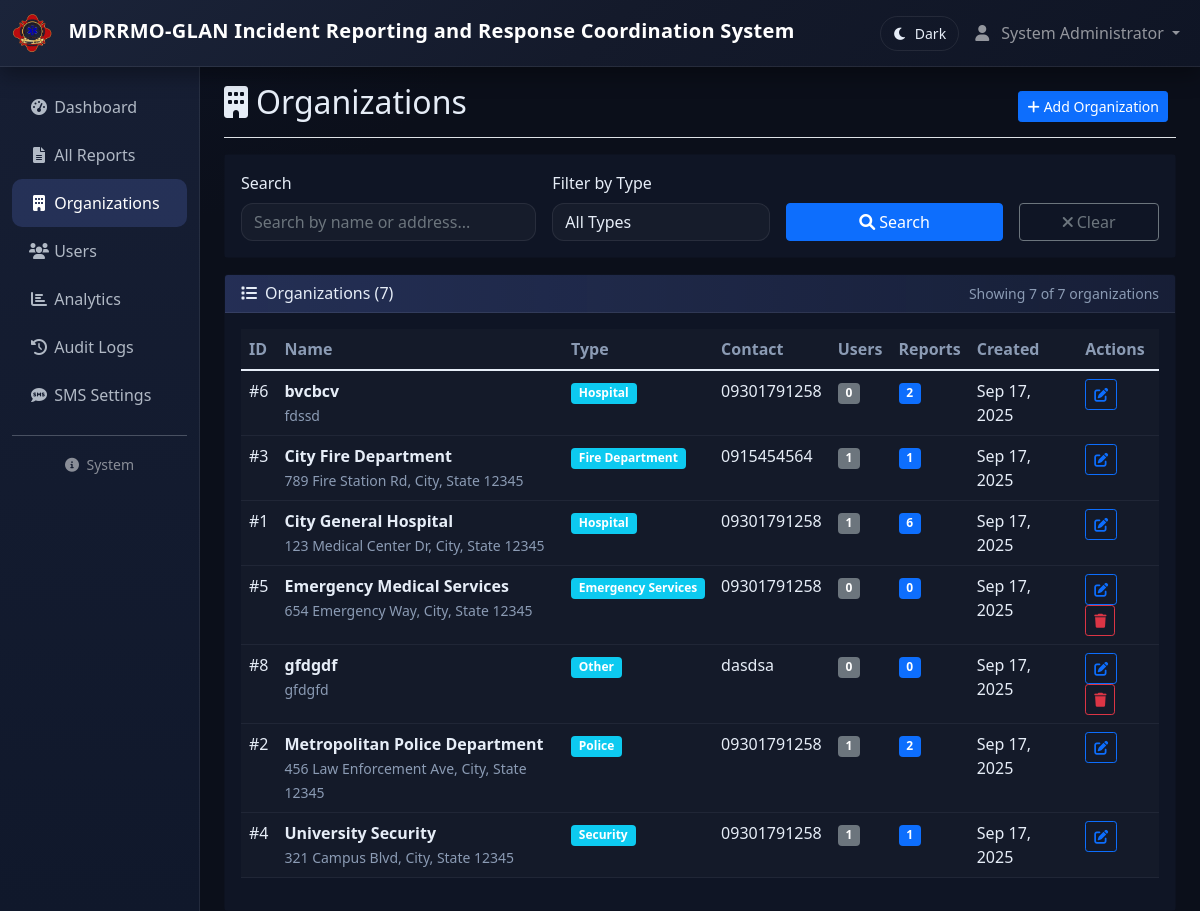
Before: /organizations/index.php (signed in) with the older database file.
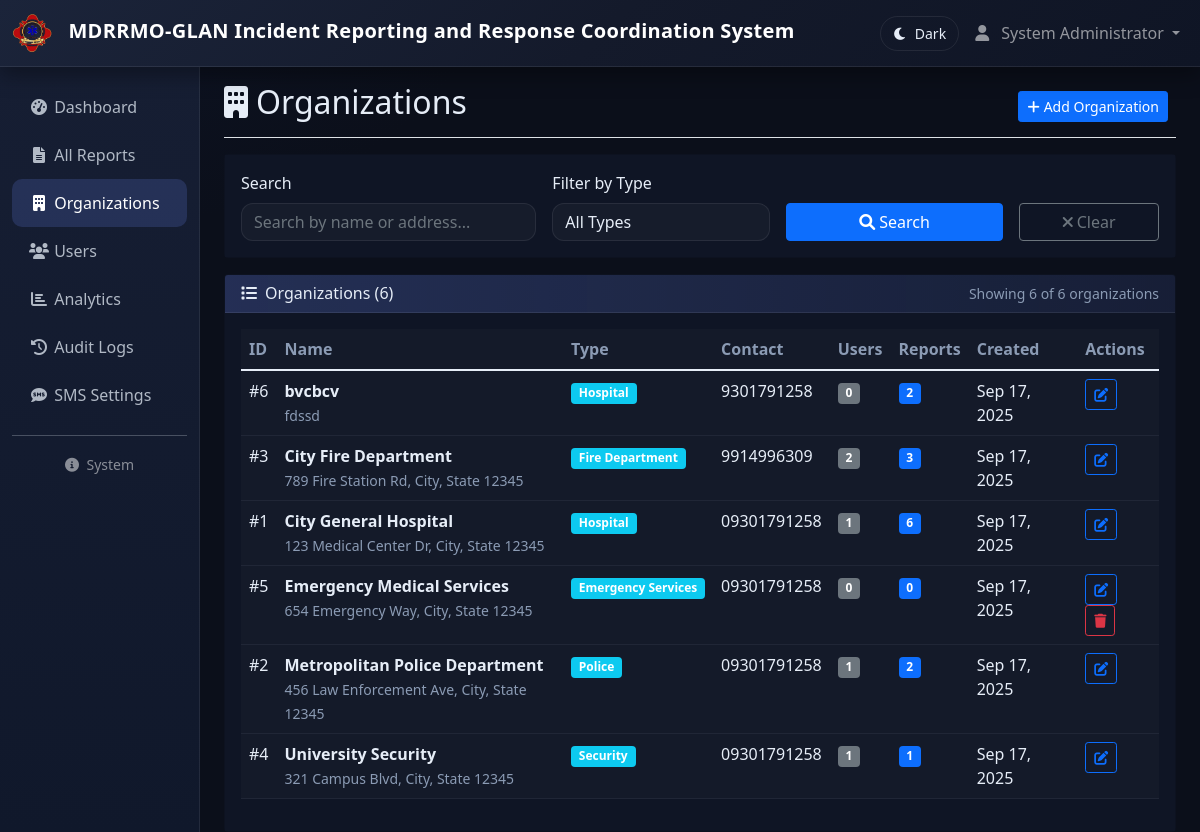
After: the same page with the newer database file.
### tables this page shows
CREATE TABLE IF NOT EXISTS `organizations` (
  `id` int NOT NULL AUTO_INCREMENT,
  `org_name` varchar(255) NOT NULL,
  `org_type` enum('Hospital','Police','Fire Department','Security','Emergency Services') NOT NULL,
  `contact_number` varchar(20) DEFAULT NULL,
  `address` text,
  `created_at` timestamp NULL DEFAULT CURRENT_TIMESTAMP,
  PRIMARY KEY (`id`)
);

### config/config.php (called while the page is built, shortened)
<?php
function format_date($date) {
    return date('M d, Y', strtotime($date));
}
?>

### organizations/index.php (the view, shortened to what the changed rows need)
<?php
require_once '../config/config.php';
include '../views/header.php';
$database = new Database();
$db = $database->getConnection();
$page = max(1, (int)($_GET['page'] ?? 1));
$per_page = 10;
$offset = ($page - 1) * $per_page;
$where_conditions = [];
$params = [];
$where_clause = !empty($where_conditions) ? "WHERE " . implode(" AND ", $where_conditions) : "";
$count_query = "SELECT COUNT(*) as total FROM organizations o $where_clause";
$count_stmt = $db->prepare($count_query);
$count_stmt->execute($params);
$total_records = $count_stmt->fetch()['total'];
$query = "SELECT o.*,
          COUNT(DISTINCT u.id) as user_count,
          COUNT(DISTINCT ir.id) as report_count
          FROM organizations o
          LEFT JOIN users u ON o.id = u.organization_id
          LEFT JOIN incident_reports ir ON o.id = ir.organization_id
          $where_clause
          GROUP BY o.id
          ORDER BY o.org_name
          LIMIT $per_page OFFSET $offset";
$stmt = $db->prepare($query);
$stmt->execute($params);
$organizations = $stmt->fetchAll();
?>
<div class="container-fluid">
    <div class="row">
        <main class="col-md-9 ms-sm-auto col-lg-10 px-md-4 main-content">
            <div
                class="d-flex justify-content-between flex-wrap flex-md-nowrap align-items-center pt-3 pb-2 mb-3 border-bottom">
                <h1 class="h2">
                    <i class="fas fa-building me-2"></i>Organizations
                </h1>
            </div>
            <div class="card">
                <div class="card-header d-flex justify-content-between align-items-center">
                    <h6 class="mb-0">
                        <i class="fas fa-list me-2"></i>Organizations (<?php echo $total_records; ?>)
                    </h6>
                    <small class="text-muted">
                        Showing <?php echo count($organizations); ?> of <?php echo $total_records; ?> organizations
                    </small>
                </div>
                <div class="card-body">
                    <div class="table-responsive">
                        <table class="table table-hover">
                            <thead>
                                <tr>
                                    <th>ID</th>
                                    <th>Name</th>
                                    <th>Type</th>
                                    <th>Contact</th>
                                    <th>Users</th>
                                    <th>Reports</th>
                                    <th>Created</th>
                                    <th>Actions</th>
                                </tr>
                            </thead>
                            <tbody>
                                <?php foreach ($organizations as $org): ?>
                                <tr>
                                    <td>#<?php echo $org['id']; ?></td>
                                    <td>
                                        <strong><?php echo htmlspecialchars($org['org_name']); ?></strong>
                                        <?php if ($org['address']): ?>
                                        <br><small
                                            class="text-muted"><?php echo htmlspecialchars($org['address']); ?></small>
                                        <?php endif; ?>
                                    </td>
                                    <td>
                                        <span class="badge bg-info"><?php echo $org['org_type'] ?: 'Other'; ?></span>
                                    </td>
                                    <td><?php echo htmlspecialchars($org['contact_number']); ?></td>
                                    <td>
                                        <span class="badge bg-secondary"><?php echo $org['user_count']; ?></span>
                                    </td>
                                    <td>
                                        <span class="badge bg-primary"><?php echo $org['report_count']; ?></span>
                                    </td>
                                    <td><?php echo format_date($org['created_at']); ?></td>
                                    <td>
                                        <button type="button" class="btn btn-sm btn-outline-primary"
                                            onclick="editOrganization(<?php echo htmlspecialchars(json_encode($org)); ?>)">
                                            <i class="fas fa-edit"></i>
                                        </button>
                                        <?php if ($org['user_count'] == 0 && $org['report_count'] == 0): ?>
                                        <button type="button" class="btn btn-sm btn-outline-danger"
                                            onclick="deleteOrganization(<?php echo $org['id']; ?>, '<?php echo htmlspecialchars($org['org_name']); ?>')">
                                            <i class="fas fa-trash"></i>
                                        </button>
                                        <?php endif; ?>
                                    </td>
                                </tr>
                                <?php endforeach; ?>
                            </tbody>
                        </table>
                    </div>
                </div>
            </div>
        </main>
    </div>
</div>
<?php include '../views/footer.php'; ?>

Changed rows visible on the page:
removed organizations: id "8", org_name "gfdgdf", address "gfdgfd", org_type "Other", contact_number "dasdsa", user_count "0", report_count "0", created_at "Sep 17, 2025"
changed organizations "bvcbcv": contact_number "09301791258" → "9301791258"
changed organizations "City Fire Department": contact_number "0915454564" → "9914996309"; user_count "1" → "2"; report_count "1" → "3"
Other visible differences:
$total_records: "7" → "6"
count($organizations): "7" → "6"
